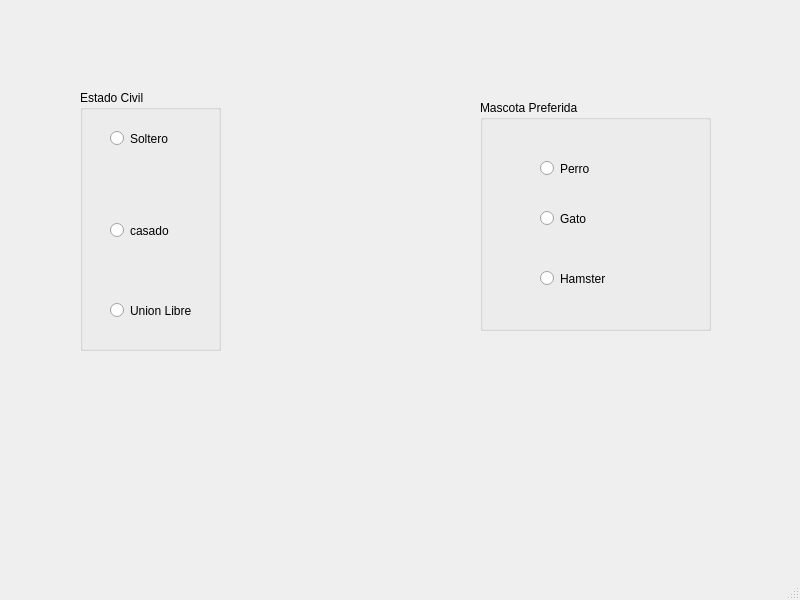
<?xml version="1.0" encoding="UTF-8"?>
<ui version="4.0">
 <class>MainWindow</class>
 <widget class="QMainWindow" name="MainWindow">
  <property name="geometry">
   <rect>
    <x>0</x>
    <y>0</y>
    <width>800</width>
    <height>600</height>
   </rect>
  </property>
  <property name="windowTitle">
   <string>MainWindow</string>
  </property>
  <widget class="QWidget" name="centralwidget">
   <widget class="QGroupBox" name="groupBox">
    <property name="geometry">
     <rect>
      <x>80</x>
      <y>90</y>
      <width>141</width>
      <height>261</height>
     </rect>
    </property>
    <property name="title">
     <string>Estado Civil</string>
    </property>
    <widget class="QRadioButton" name="rb_soltero_2">
     <property name="geometry">
      <rect>
       <x>30</x>
       <y>40</y>
       <width>82</width>
       <height>17</height>
      </rect>
     </property>
     <property name="text">
      <string>Soltero</string>
     </property>
    </widget>
    <widget class="QRadioButton" name="rb_casado_2">
     <property name="geometry">
      <rect>
       <x>30</x>
       <y>130</y>
       <width>81</width>
       <height>21</height>
      </rect>
     </property>
     <property name="text">
      <string>casado</string>
     </property>
    </widget>
    <widget class="QRadioButton" name="rb_unionlibre_2">
     <property name="geometry">
      <rect>
       <x>30</x>
       <y>210</y>
       <width>91</width>
       <height>21</height>
      </rect>
     </property>
     <property name="text">
      <string>Union Libre</string>
     </property>
    </widget>
   </widget>
   <widget class="QGroupBox" name="groupBox_2">
    <property name="geometry">
     <rect>
      <x>480</x>
      <y>100</y>
      <width>231</width>
      <height>231</height>
     </rect>
    </property>
    <property name="title">
     <string>Mascota Preferida</string>
    </property>
    <widget class="QRadioButton" name="rb_perro_2">
     <property name="geometry">
      <rect>
       <x>60</x>
       <y>60</y>
       <width>82</width>
       <height>17</height>
      </rect>
     </property>
     <property name="text">
      <string>Perro</string>
     </property>
    </widget>
    <widget class="QRadioButton" name="rb_hamster_2">
     <property name="geometry">
      <rect>
       <x>60</x>
       <y>170</y>
       <width>82</width>
       <height>17</height>
      </rect>
     </property>
     <property name="text">
      <string>Hamster</string>
     </property>
    </widget>
    <widget class="QRadioButton" name="rb_gato_2">
     <property name="geometry">
      <rect>
       <x>60</x>
       <y>110</y>
       <width>82</width>
       <height>17</height>
      </rect>
     </property>
     <property name="text">
      <string>Gato</string>
     </property>
    </widget>
   </widget>
  </widget>
  <widget class="QMenuBar" name="menubar">
   <property name="geometry">
    <rect>
     <x>0</x>
     <y>0</y>
     <width>800</width>
     <height>21</height>
    </rect>
   </property>
  </widget>
  <widget class="QStatusBar" name="statusbar"/>
 </widget>
 <resources/>
 <connections/>
</ui>
